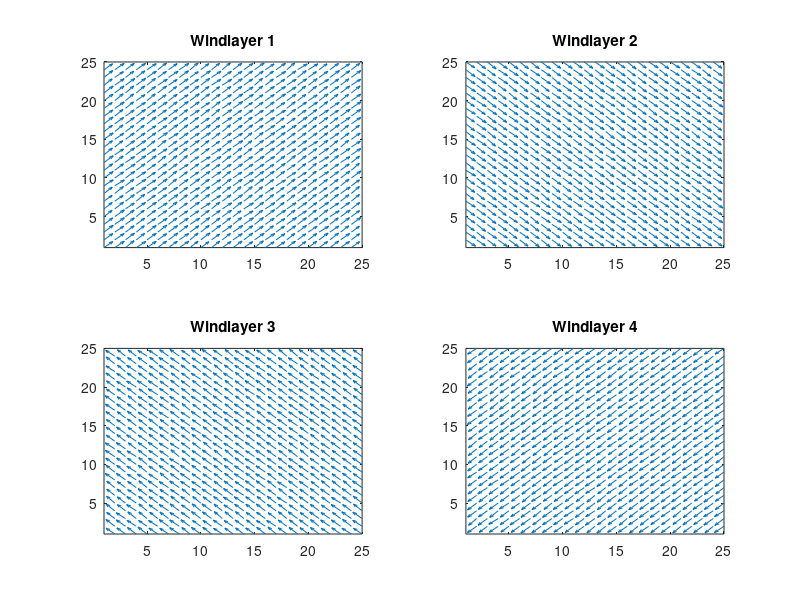
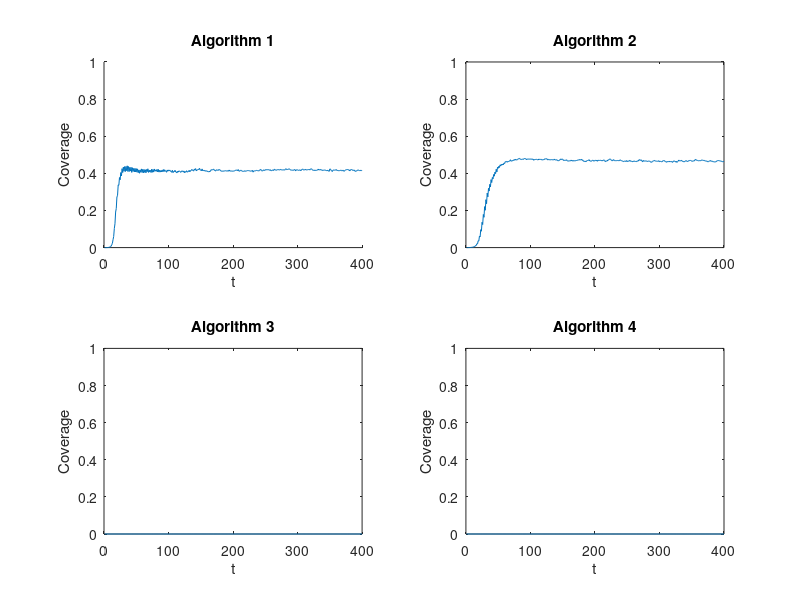

MATLAB code for these plots, in order:
close all

X1 = importdata('loon/windlayer1_X.txt');
Y1 = importdata('loon/windlayer1_Y.txt');

X2 = importdata('loon/windlayer2_X.txt');
Y2 = importdata('loon/windlayer2_Y.txt');

X3 = importdata('loon/windlayer3_X.txt');
Y3 = importdata('loon/windlayer3_Y.txt');

X4 = importdata('loon/windlayer4_X.txt');
Y4 = importdata('loon/windlayer4_Y.txt');



%coverage = importdata('loon/simulation_coverage2');
h = figure;
subplot(2,2,1)
quiver(X1,Y1)
xlim([1 25])
ylim([1 25])
title('Windlayer 1')
subplot(2,2,2)
quiver(X2,Y2)
xlim([1 25])
ylim([1 25])
title('Windlayer 2')
subplot(2,2,3)
quiver(X3,Y3)
xlim([1 25])
ylim([1 25])
title('Windlayer 3')
subplot(2,2,4)
quiver(X4,Y4)
xlim([1 25])
ylim([1 25])
title('Windlayer 4')
%print -painters -dpdf -r600 test.pdf


sim_cov_alg1 = importdata('loon/simulation_coverage_alg1.txt');
sim_cov_alg2 = importdata('loon/simulation_coverage_alg2.txt');
sim_cov_alg3 = importdata('loon/simulation_coverage_alg3.txt');
sim_cov_alg4 = importdata('loon/simulation_coverage_alg4.txt');
% 
% 
 figure
 subplot(2,2,1)
 hold on
 plot(sim_cov_alg1(:,1), sim_cov_alg1(:,2))
title('Algorithm 1')
xlabel('t')
 ylabel('Coverage')
 xlim([0 400])
 ylim([0 1])
 subplot(2,2,2)

 plot(sim_cov_alg2(:,1), sim_cov_alg2(:,2))
title('Algorithm 2')
xlabel('t')
ylabel('Coverage')
xlim([0 400])
ylim([0 1])

subplot(2,2,3)
plot(sim_cov_alg3(:,1), sim_cov_alg3(:,2))
title('Algorithm 3')
xlabel('t')
ylabel('Coverage')
xlim([0 400])
ylim([0 1])

subplot(2,2,4)
plot(sim_cov_alg3(:,1), sim_cov_alg3(:,2))
title('Algorithm 4')
xlabel('t')
ylabel('Coverage')
xlim([0 400])
ylim([0 1])


% %print('report/graphics/coverage_alg1_vs_alg2','-dpdf')
% %
% % 
% figure
% plot(sim_cov_alg3_no_delay(:,1),sim_cov_alg3_no_delay(:,2))
%  heatmap = importdata('loon/Simulation_Heatmap.txt');
% HeatMap(heatmap,'redgreencmap')
%  figureclc
%  surf(heatmap)
%  colormap flag
% 
% heatmap2 = importdata('loon/Simulation_Heatmap_alg2.txt');
% %HeatMap(heatmap,'redgreencmap')
% figure
% surf(heatmap2)
% colormap flag
